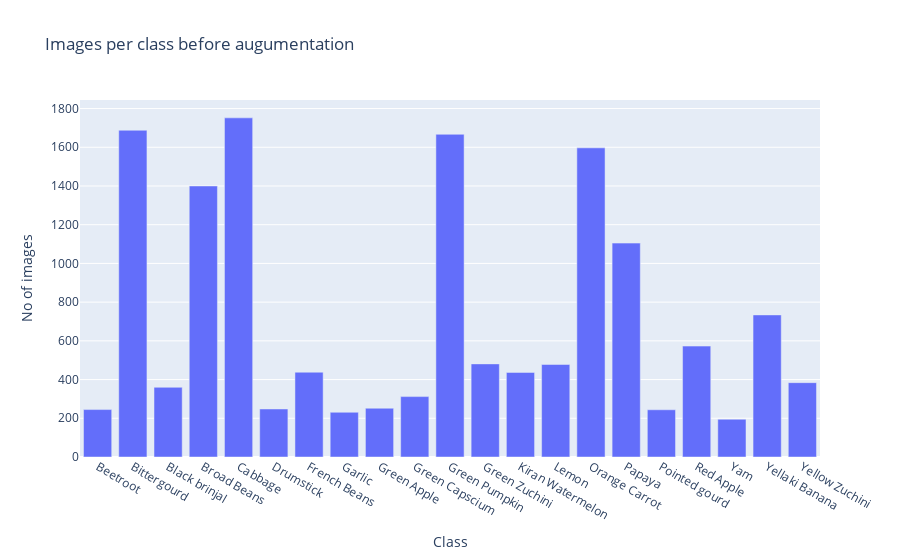

This figure's notebook cell:
### Code cell
px.bar(x=d1.keys(),y=d1.values(),title="Images per class before augumentation",labels=dict(x="Class", y="No of images"))

### Figure 1 — Plotly figure (JSON) as saved in the notebook; plotly's stock layout.template omitted (floating-point values rounded to 4 significant figures)
{"data": [{"alignmentgroup": "True", "hovertemplate": "Class=%{x}<br>No of images=%{y}<extra></extra>", "legendgroup": "", "marker": {"color": "#636efa", "pattern": {"shape": ""}}, "name": "", "offsetgroup": "", "orientation": "v", "showlegend": false, "textposition": "auto", "type": "bar", "x": ["Beetroot", "Bittergourd", "Black brinjal", "Broad Beans", "Cabbage", "Drumstick", "French Beans", "Garlic", "Green Apple", "Green Capscium", "Green Pumpkin", "Green Zuchini", "Kiran Watermelon", "Lemon", "Orange Carrot", "Papaya", "Pointed gourd", "Red Apple", "Yam", "Yellaki Banana", "Yellow Zuchini"], "xaxis": "x", "y": [245, 1688, 360, 1400, 1752, 248, 438, 231, 252, 312, 1667, 481, 437, 478, 1597, 1105, 244, 573, 195, 734, 384], "yaxis": "y"}], "layout": {"barmode": "relative", "legend": {"tracegroupgap": 0}, "title": {"text": "Images per class before augumentation"}, "xaxis": {"anchor": "y", "domain": [0, 1], "title": {"text": "Class"}}, "yaxis": {"anchor": "x", "domain": [0, 1], "title": {"text": "No of images"}}}}
